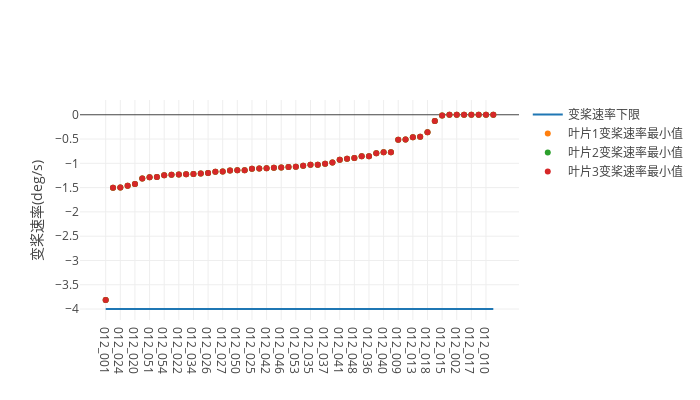
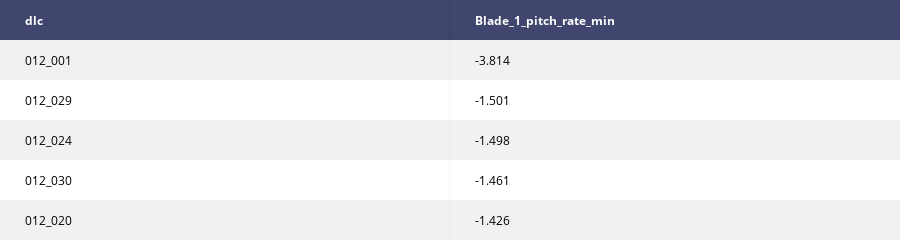
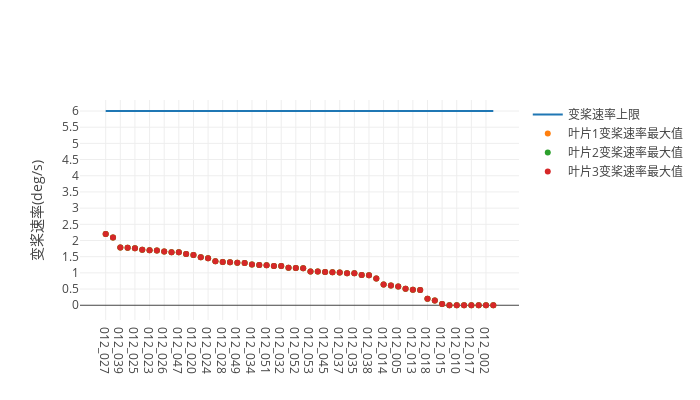
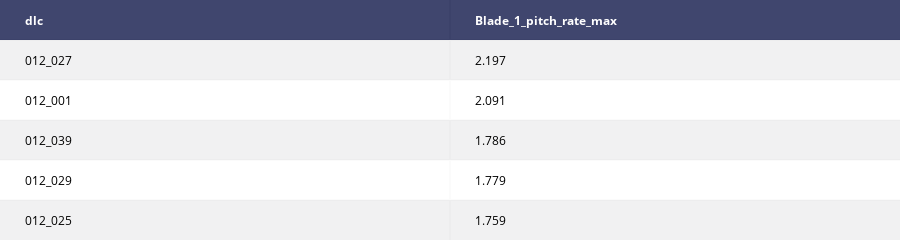

Write notebook code for charts like these, in order.
### Markdown cell above
### 变桨速率

### Code cell
casename = 'DLC12'
PitchrateCheck(casename,outputnum)

### Figure 1 — Plotly figure (JSON) as saved in the notebook; plotly's stock layout.template omitted (floating-point values rounded to 4 significant figures)
{"data": [{"name": "变桨速率下限", "type": "scatter", "x": ["012_001", "012_029", "012_024", "012_030", "012_020", "012_023", "012_051", "012_032", "012_054", "012_033", "012_022", "012_021", "012_034", "012_045", "012_026", "012_031", "012_027", "012_044", "012_050", "012_019", "012_025", "012_038", "012_042", "012_049", "012_046", "012_039", "012_053", "012_047", "012_035", "012_043", "012_037", "012_028", "012_041", "012_014", "012_048", "012_052", "012_036", "012_006", "012_040", "012_004", "012_009", "012_005", "012_013", "012_003", "012_018", "012_016", "012_015", "012_011", "012_002", "012_007", "012_017", "012_008", "012_010", "012_012"], "y": [-3.999, -3.999, -3.999, -3.999, -3.999, -3.999, -3.999, -3.999, -3.999, -3.999, -3.999, -3.999, -3.999, -3.999, -3.999, -3.999, -3.999, -3.999, -3.999, -3.999, -3.999, -3.999, -3.999, -3.999, -3.999, -3.999, -3.999, -3.999, -3.999, -3.999, -3.999, -3.999, -3.999, -3.999, -3.999, -3.999, -3.999, -3.999, -3.999, -3.999, -3.999, -3.999, -3.999, -3.999, -3.999, -3.999, -3.999, -3.999, -3.999, -3.999, -3.999, -3.999, -3.999, -3.999]}, {"mode": "markers", "name": "叶片1变桨速率最小值", "type": "scatter", "x": ["012_001", "012_029", "012_024", "012_030", "012_020", "012_023", "012_051", "012_032", "012_054", "012_033", "012_022", "012_021", "012_034", "012_045", "012_026", "012_031", "012_027", "012_044", "012_050", "012_019", "012_025", "012_038", "012_042", "012_049", "012_046", "012_039", "012_053", "012_047", "012_035", "012_043", "012_037", "012_028", "012_041", "012_014", "012_048", "012_052", "012_036", "012_006", "012_040", "012_004", "012_009", "012_005", "012_013", "012_003", "012_018", "012_016", "012_015", "012_011", "012_002", "012_007", "012_017", "012_008", "012_010", "012_012"], "y": [-3.814, -1.501, -1.498, -1.461, -1.426, -1.311, -1.287, -1.283, -1.245, -1.233, -1.232, -1.227, -1.221, -1.208, -1.198, -1.174, -1.169, -1.148, -1.144, -1.143, -1.112, -1.109, -1.1, -1.091, -1.085, -1.074, -1.07, -1.051, -1.029, -1.027, -1.011, -0.981, -0.929, -0.908, -0.89, -0.856, -0.852, -0.792, -0.771, -0.77, -0.513, -0.51, -0.462, -0.454, -0.358, -0.131, -0.013, 0, 0, 0, 0, 0, 0, 0]}, {"mode": "markers", "name": "叶片2变桨速率最小值", "type": "scatter", "x": ["012_001", "012_029", "012_024", "012_030", "012_020", "012_023", "012_051", "012_032", "012_054", "012_033", "012_022", "012_021", "012_034", "012_045", "012_026", "012_031", "012_027", "012_044", "012_050", "012_019", "012_025", "012_038", "012_042", "012_049", "012_046", "012_039", "012_053", "012_047", "012_035", "012_043", "012_037", "012_028", "012_041", "012_014", "012_048", "012_052", "012_036", "012_006", "012_040", "012_004", "012_009", "012_005", "012_013", "012_003", "012_018", "012_016", "012_015", "012_011", "012_002", "012_007", "012_017", "012_008", "012_010", "012_012"], "y": [-3.814, -1.501, -1.498, -1.461, -1.426, -1.311, -1.287, -1.283, -1.245, -1.233, -1.232, -1.227, -1.221, -1.208, -1.198, -1.174, -1.169, -1.148, -1.144, -1.143, -1.112, -1.109, -1.1, -1.091, -1.085, -1.074, -1.07, -1.051, -1.029, -1.027, -1.011, -0.981, -0.929, -0.908, -0.89, -0.856, -0.852, -0.792, -0.771, -0.77, -0.513, -0.51, -0.462, -0.454, -0.358, -0.131, -0.013, 0, 0, 0, 0, 0, 0, 0]}, {"mode": "markers", "name": "叶片3变桨速率最小值", "type": "scatter", "x": ["012_001", "012_029", "012_024", "012_030", "012_020", "012_023", "012_051", "012_032", "012_054", "012_033", "012_022", "012_021", "012_034", "012_045", "012_026", "012_031", "012_027", "012_044", "012_050", "012_019", "012_025", "012_038", "012_042", "012_049", "012_046", "012_039", "012_053", "012_047", "012_035", "012_043", "012_037", "012_028", "012_041", "012_014", "012_048", "012_052", "012_036", "012_006", "012_040", "012_004", "012_009", "012_005", "012_013", "012_003", "012_018", "012_016", "012_015", "012_011", "012_002", "012_007", "012_017", "012_008", "012_010", "012_012"], "y": [-3.814, -1.501, -1.498, -1.461, -1.426, -1.311, -1.287, -1.283, -1.245, -1.233, -1.232, -1.227, -1.221, -1.208, -1.198, -1.174, -1.169, -1.148, -1.144, -1.143, -1.112, -1.109, -1.1, -1.091, -1.085, -1.074, -1.07, -1.051, -1.029, -1.027, -1.011, -0.981, -0.929, -0.908, -0.89, -0.856, -0.852, -0.792, -0.771, -0.77, -0.513, -0.51, -0.462, -0.454, -0.358, -0.131, -0.013, 0, 0, 0, 0, 0, 0, 0]}], "layout": {"autosize": false, "height": 400, "showlegend": true, "width": 700, "yaxis": {"nticks": 20, "showgrid": true, "title": "变桨速率(deg/s)"}}}

### Figure 2 — Plotly figure (JSON) as saved in the notebook; plotly's stock layout.template omitted (floating-point values rounded to 4 significant figures)
{"data": [{"colorscale": [[0, "#00083e"], [0.5, "#ededee"], [1, "#ffffff"]], "hoverinfo": "none", "opacity": 0.75, "showscale": false, "type": "heatmap", "z": [[0, 0], [0.5, 0.5], [1, 1], [0.5, 0.5], [1, 1], [0.5, 0.5]]}], "layout": {"annotations": [{"align": "left", "font": {"color": "#ffffff"}, "showarrow": false, "text": "<b>dlc</b>", "x": -0.45, "xanchor": "left", "xref": "x1", "y": 0, "yref": "y1"}, {"align": "left", "font": {"color": "#ffffff"}, "showarrow": false, "text": "<b>Blade_1_pitch_rate_min</b>", "x": 0.55, "xanchor": "left", "xref": "x1", "y": 0, "yref": "y1"}, {"align": "left", "font": {"color": "#000000"}, "showarrow": false, "text": "012_001", "x": -0.45, "xanchor": "left", "xref": "x1", "y": 1, "yref": "y1"}, {"align": "left", "font": {"color": "#000000"}, "showarrow": false, "text": "-3.814", "x": 0.55, "xanchor": "left", "xref": "x1", "y": 1, "yref": "y1"}, {"align": "left", "font": {"color": "#000000"}, "showarrow": false, "text": "012_029", "x": -0.45, "xanchor": "left", "xref": "x1", "y": 2, "yref": "y1"}, {"align": "left", "font": {"color": "#000000"}, "showarrow": false, "text": "-1.501", "x": 0.55, "xanchor": "left", "xref": "x1", "y": 2, "yref": "y1"}, {"align": "left", "font": {"color": "#000000"}, "showarrow": false, "text": "012_024", "x": -0.45, "xanchor": "left", "xref": "x1", "y": 3, "yref": "y1"}, {"align": "left", "font": {"color": "#000000"}, "showarrow": false, "text": "-1.498", "x": 0.55, "xanchor": "left", "xref": "x1", "y": 3, "yref": "y1"}, {"align": "left", "font": {"color": "#000000"}, "showarrow": false, "text": "012_030", "x": -0.45, "xanchor": "left", "xref": "x1", "y": 4, "yref": "y1"}, {"align": "left", "font": {"color": "#000000"}, "showarrow": false, "text": "-1.461", "x": 0.55, "xanchor": "left", "xref": "x1", "y": 4, "yref": "y1"}, {"align": "left", "font": {"color": "#000000"}, "showarrow": false, "text": "012_020", "x": -0.45, "xanchor": "left", "xref": "x1", "y": 5, "yref": "y1"}, {"align": "left", "font": {"color": "#000000"}, "showarrow": false, "text": "-1.426", "x": 0.55, "xanchor": "left", "xref": "x1", "y": 5, "yref": "y1"}], "height": 230, "margin": {"b": 0, "l": 0, "r": 0, "t": 0}, "xaxis": {"dtick": 1, "gridwidth": 2, "showticklabels": false, "tick0": -0.5, "ticks": "", "zeroline": false}, "yaxis": {"autorange": "reversed", "dtick": 1, "gridwidth": 2, "showticklabels": false, "tick0": 0.5, "ticks": "", "zeroline": false}}}

### Figure 3 — Plotly figure (JSON) as saved in the notebook; plotly's stock layout.template omitted (floating-point values rounded to 4 significant figures)
{"data": [{"name": "变桨速率上限", "type": "scatter", "x": ["012_027", "012_001", "012_039", "012_029", "012_025", "012_022", "012_023", "012_046", "012_026", "012_019", "012_047", "012_050", "012_020", "012_044", "012_024", "012_031", "012_028", "012_021", "012_049", "012_048", "012_034", "012_054", "012_051", "012_030", "012_032", "012_033", "012_052", "012_043", "012_053", "012_041", "012_045", "012_040", "012_037", "012_042", "012_035", "012_036", "012_038", "012_004", "012_014", "012_009", "012_005", "012_006", "012_013", "012_003", "012_018", "012_016", "012_015", "012_012", "012_010", "012_008", "012_017", "012_007", "012_002", "012_011"], "y": [6.0, 6.0, 6.0, 6.0, 6.0, 6.0, 6.0, 6.0, 6.0, 6.0, 6.0, 6.0, 6.0, 6.0, 6.0, 6.0, 6.0, 6.0, 6.0, 6.0, 6.0, 6.0, 6.0, 6.0, 6.0, 6.0, 6.0, 6.0, 6.0, 6.0, 6.0, 6.0, 6.0, 6.0, 6.0, 6.0, 6.0, 6.0, 6.0, 6.0, 6.0, 6.0, 6.0, 6.0, 6.0, 6.0, 6.0, 6.0, 6.0, 6.0, 6.0, 6.0, 6.0, 6.0]}, {"mode": "markers", "name": "叶片1变桨速率最大值", "type": "scatter", "x": ["012_027", "012_001", "012_039", "012_029", "012_025", "012_022", "012_023", "012_046", "012_026", "012_019", "012_047", "012_050", "012_020", "012_044", "012_024", "012_031", "012_028", "012_021", "012_049", "012_048", "012_034", "012_054", "012_051", "012_030", "012_032", "012_033", "012_052", "012_043", "012_053", "012_041", "012_045", "012_040", "012_037", "012_042", "012_035", "012_036", "012_038", "012_004", "012_014", "012_009", "012_005", "012_006", "012_013", "012_003", "012_018", "012_016", "012_015", "012_012", "012_010", "012_008", "012_017", "012_007", "012_002", "012_011"], "y": [2.197, 2.091, 1.786, 1.779, 1.759, 1.711, 1.701, 1.694, 1.663, 1.639, 1.637, 1.586, 1.552, 1.485, 1.448, 1.359, 1.334, 1.325, 1.312, 1.305, 1.262, 1.241, 1.237, 1.216, 1.212, 1.158, 1.153, 1.146, 1.045, 1.043, 1.028, 1.021, 1.01, 0.99, 0.985, 0.932, 0.924, 0.83, 0.642, 0.61, 0.578, 0.509, 0.481, 0.472, 0.199, 0.144, 0.036, 0, 0, 0, 0, 0, 0, 0]}, {"mode": "markers", "name": "叶片2变桨速率最大值", "type": "scatter", "x": ["012_027", "012_001", "012_039", "012_029", "012_025", "012_022", "012_023", "012_046", "012_026", "012_019", "012_047", "012_050", "012_020", "012_044", "012_024", "012_031", "012_028", "012_021", "012_049", "012_048", "012_034", "012_054", "012_051", "012_030", "012_032", "012_033", "012_052", "012_043", "012_053", "012_041", "012_045", "012_040", "012_037", "012_042", "012_035", "012_036", "012_038", "012_004", "012_014", "012_009", "012_005", "012_006", "012_013", "012_003", "012_018", "012_016", "012_015", "012_012", "012_010", "012_008", "012_017", "012_007", "012_002", "012_011"], "y": [2.197, 2.091, 1.786, 1.779, 1.759, 1.711, 1.701, 1.694, 1.663, 1.639, 1.637, 1.586, 1.552, 1.485, 1.448, 1.359, 1.334, 1.325, 1.312, 1.305, 1.262, 1.241, 1.237, 1.216, 1.212, 1.158, 1.153, 1.146, 1.045, 1.043, 1.028, 1.021, 1.01, 0.99, 0.985, 0.932, 0.924, 0.83, 0.642, 0.61, 0.578, 0.509, 0.481, 0.472, 0.199, 0.144, 0.036, 0, 0, 0, 0, 0, 0, 0]}, {"mode": "markers", "name": "叶片3变桨速率最大值", "type": "scatter", "x": ["012_027", "012_001", "012_039", "012_029", "012_025", "012_022", "012_023", "012_046", "012_026", "012_019", "012_047", "012_050", "012_020", "012_044", "012_024", "012_031", "012_028", "012_021", "012_049", "012_048", "012_034", "012_054", "012_051", "012_030", "012_032", "012_033", "012_052", "012_043", "012_053", "012_041", "012_045", "012_040", "012_037", "012_042", "012_035", "012_036", "012_038", "012_004", "012_014", "012_009", "012_005", "012_006", "012_013", "012_003", "012_018", "012_016", "012_015", "012_012", "012_010", "012_008", "012_017", "012_007", "012_002", "012_011"], "y": [2.197, 2.091, 1.786, 1.779, 1.759, 1.711, 1.701, 1.694, 1.663, 1.639, 1.637, 1.586, 1.552, 1.485, 1.448, 1.359, 1.334, 1.325, 1.312, 1.305, 1.262, 1.241, 1.237, 1.216, 1.212, 1.158, 1.153, 1.146, 1.045, 1.043, 1.028, 1.021, 1.01, 0.99, 0.985, 0.932, 0.924, 0.83, 0.642, 0.61, 0.578, 0.509, 0.481, 0.472, 0.199, 0.144, 0.036, 0, 0, 0, 0, 0, 0, 0]}], "layout": {"autosize": false, "height": 400, "showlegend": true, "width": 700, "yaxis": {"nticks": 20, "showgrid": true, "title": "变桨速率(deg/s)"}}}

### Figure 4 — Plotly figure (JSON) as saved in the notebook; plotly's stock layout.template omitted (floating-point values rounded to 4 significant figures)
{"data": [{"colorscale": [[0, "#00083e"], [0.5, "#ededee"], [1, "#ffffff"]], "hoverinfo": "none", "opacity": 0.75, "showscale": false, "type": "heatmap", "z": [[0, 0], [0.5, 0.5], [1, 1], [0.5, 0.5], [1, 1], [0.5, 0.5]]}], "layout": {"annotations": [{"align": "left", "font": {"color": "#ffffff"}, "showarrow": false, "text": "<b>dlc</b>", "x": -0.45, "xanchor": "left", "xref": "x1", "y": 0, "yref": "y1"}, {"align": "left", "font": {"color": "#ffffff"}, "showarrow": false, "text": "<b>Blade_1_pitch_rate_max</b>", "x": 0.55, "xanchor": "left", "xref": "x1", "y": 0, "yref": "y1"}, {"align": "left", "font": {"color": "#000000"}, "showarrow": false, "text": "012_027", "x": -0.45, "xanchor": "left", "xref": "x1", "y": 1, "yref": "y1"}, {"align": "left", "font": {"color": "#000000"}, "showarrow": false, "text": "2.197", "x": 0.55, "xanchor": "left", "xref": "x1", "y": 1, "yref": "y1"}, {"align": "left", "font": {"color": "#000000"}, "showarrow": false, "text": "012_001", "x": -0.45, "xanchor": "left", "xref": "x1", "y": 2, "yref": "y1"}, {"align": "left", "font": {"color": "#000000"}, "showarrow": false, "text": "2.091", "x": 0.55, "xanchor": "left", "xref": "x1", "y": 2, "yref": "y1"}, {"align": "left", "font": {"color": "#000000"}, "showarrow": false, "text": "012_039", "x": -0.45, "xanchor": "left", "xref": "x1", "y": 3, "yref": "y1"}, {"align": "left", "font": {"color": "#000000"}, "showarrow": false, "text": "1.786", "x": 0.55, "xanchor": "left", "xref": "x1", "y": 3, "yref": "y1"}, {"align": "left", "font": {"color": "#000000"}, "showarrow": false, "text": "012_029", "x": -0.45, "xanchor": "left", "xref": "x1", "y": 4, "yref": "y1"}, {"align": "left", "font": {"color": "#000000"}, "showarrow": false, "text": "1.779", "x": 0.55, "xanchor": "left", "xref": "x1", "y": 4, "yref": "y1"}, {"align": "left", "font": {"color": "#000000"}, "showarrow": false, "text": "012_025", "x": -0.45, "xanchor": "left", "xref": "x1", "y": 5, "yref": "y1"}, {"align": "left", "font": {"color": "#000000"}, "showarrow": false, "text": "1.759", "x": 0.55, "xanchor": "left", "xref": "x1", "y": 5, "yref": "y1"}], "height": 230, "margin": {"b": 0, "l": 0, "r": 0, "t": 0}, "xaxis": {"dtick": 1, "gridwidth": 2, "showticklabels": false, "tick0": -0.5, "ticks": "", "zeroline": false}, "yaxis": {"autorange": "reversed", "dtick": 1, "gridwidth": 2, "showticklabels": false, "tick0": 0.5, "ticks": "", "zeroline": false}}}
